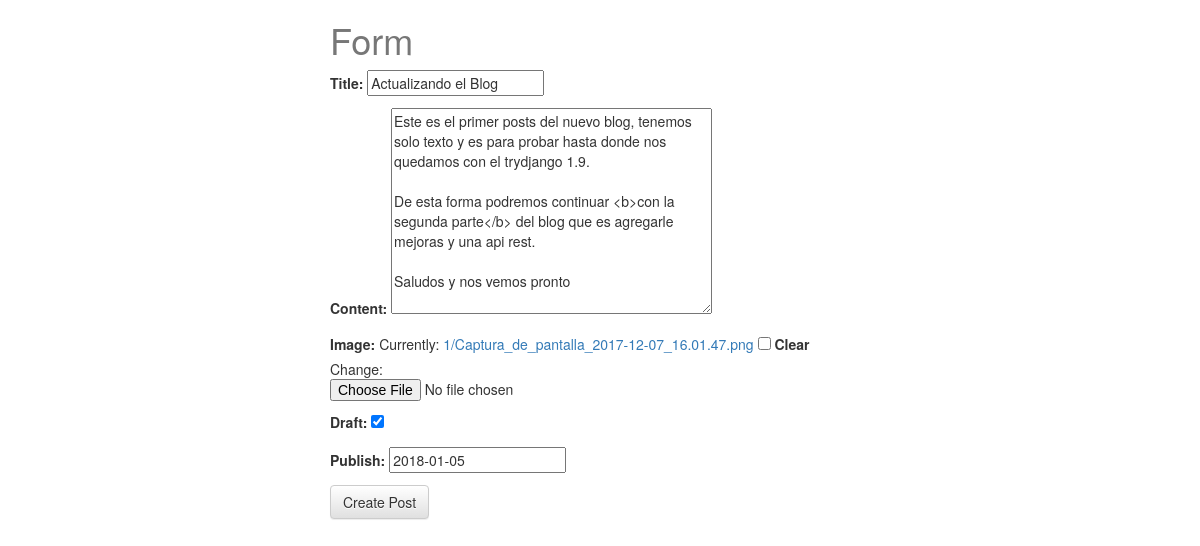
The page /posts/actualizando-el-blog-2017/edit/ (signed in) on the database its author committed.
### posts/models.py (models this page shows, shortened)
class Post(models.Model):
	user = models.ForeignKey(settings.AUTH_USER_MODEL, default=1)
	title = models.CharField(max_length=120)
	slug = models.SlugField(unique=True)
	image = models.ImageField(upload_to=upload_location,
		null=True, blank=True,
		width_field="width_field",
		height_field="height_field")
	height_field = models.IntegerField(default=0)
	width_field = models.IntegerField(default=0)
	content = models.TextField()
	draft = models.BooleanField()
	publish = models.DateField(auto_now=False, auto_now_add=False)
	updated = models.DateTimeField(auto_now=True, auto_now_add=False)
	timestamp = models.DateTimeField(auto_now=False, auto_now_add=True)
	objects = PostManager()
	class Meta:
		verbose_name = "Post"
		verbose_name_plural = "Posts"
	class Meta:
		ordering = ["-timestamp", "-updated"]

### posts/views.py (the view)
# urls.py: url(r'^(?P<slug>[\w-]+)/edit/$', post_update, name="update"),
def post_update(request, slug=None):
	if not request.user.is_staff or not request.user.is_superuser:
		raise Http404
	instance = get_object_or_404(Post, slug=slug)
	form = PostForm(request.POST or None, request.FILES or None, instance=instance)
	if form.is_valid():
		instance = form.save(commit=False)
		instance.save()
		messages.success(request, "Actualizado", extra_tags="some-tag")
		return HttpResponseRedirect(instance.get_absolute_url())
	context = {
		"title": instance.title,
		"instance": instance,
		"form": form
	}
	return render(request, "post_form.html", context)

### posts/forms.py
class PostForm(forms.ModelForm):
	class Meta:
		model = Post
		fields = [
			"title",
			"content",
			"image",
			"draft",
			"publish"
		]

### posts/models.py (called while the page is built)
	def all(self, *args, **kwargs):
		print(timezone.now())
		return super(PostManager, self).filter(draft=True)#.filter(publish__lte=timezone.now())

### templates/post_form.html (shortened to what this page needs)
{% extends "base.html" %}
{% block content %}
<div class="col-sm-6 col-sm-offset-3">
	<h1>Form</h1>
	<form method="POST" action="" enctype="multipart/form-data">
		{{form.as_p}}
		<input type="submit" class="btn btn-default" value="Create Post">
	</form>
</div>
{% endblock content %}

### static/css/base.css (style rules this page uses)
h1 { color:#777; }

### rows shown on the page
Post: title "Actualizando el Blog", content "Este es el primer posts del nuevo blog, tenemos solo texto y es para probar hasta donde nos quedamos con el trydjango 1.9. De esta forma podremos continuar <b>con la segunda parte</b> del blog que es agregarle mejoras y una api rest. Saludos y nos vemos pronto", draft "☑", publish "2018-01-05"
